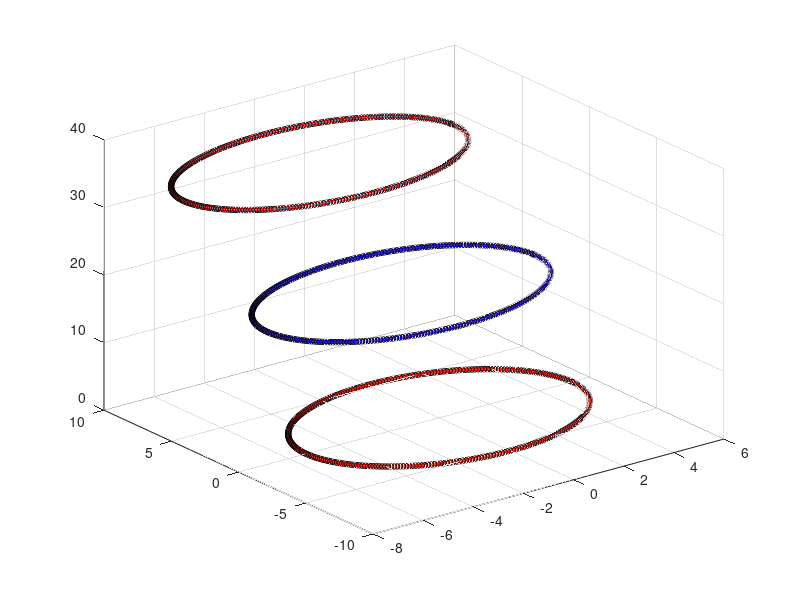

This figure's MATLAB source: (Note: this script raises an error after producing the figure.)
%% Inverse Dynamic Control of Cantilever Rod using Cosserat-Rod model (Actuation Forces + Gravity Force + External Forces)
%Azadeh version created 03/22/22
%Bending for grasping-Silicone
%Bias only variables (ud,vd) corresponding to 1 psi
%visialization: Silicone based soft robotic arm
%Actuating 2 segments for different direction of bending at the same time in simulation

%original Cosserat Code from Paper John Till, Caleb Rucker 2018
% Real-Time Dynamics of Soft and Continuum Robots based on Cosserat-Rod Models

function output= CantileverRod_control_uniform_sim_Both
%% Parameters - Section 2.1
global elapsedTime dL kapa L f_total l_total fseg lseg rhoAg ds C q t sim_result exp_result ud vd N kapa_out L_out Pressure_from_actuator pressure_of_tubes fenv lenv
% N L STEPS 
%% Video recording ()
% myVideo = VideoWriter('grasp'); %open video file
% myVideo.FrameRate = 1;  %can adjust this, 5 - 10 works well for me
% open(myVideo)
%% Time descretization
del_t = 1; % Time step= 0.01 is good ds=5ms
% del_t = 0.0250;
STEPS = 100;
T_period = 100;
t= zeros(STEPS,1);
%% Space discretezition
scale = 1;
physical_segment = 2;
decretized_sections = 1;
N = physical_segment*decretized_sections;      %40 ; Number of discretization for rod = 4 * number of nodes per segment
L0 = physical_segment*0.185*scale; % Length of rod %L>>r cross-section diameter or sqrt(A)
% L = L0;   moved to desired motion (controlling the extension) section 
ds = L0/N;    % Discretization of curve parameter and step size in RK4
dL = zeros(1,N+1);
%% Main input and outputs
sim_result = zeros(STEPS,25,N+1);
exp_result = zeros(STEPS,25,N+1);
% result = zeros(STEPS,25,N+1);
% state_out = zeros(STEPS,6,N+1);
kapa_out = zeros(STEPS,N+1);
L_out = zeros(STEPS,N+1);
% seg_num = zeros(physical_segment,1);
circle = zeros(301,3);  %visualization cylindrical view
p_c = zeros(301,3,N+1);  %the points of the arm on the cylindar serface
%% vectors directions in 3D
e1 = [ 1 ; 0 ; 0 ];
e2 = [ 0 ; 1 ; 0 ];
e3 = [ 0 ; 0 ; 1 ];
%% desired motions-initial
ud = zeros(STEPS,3,N+1);
vd = zeros(STEPS,3,N+1);

u_d = zeros(3,N+1);
ut_d = zeros(3,N+1);
utt_d = zeros(3,N+1); 

v_d = zeros(3,N+1); 
vt_d = zeros(3,N+1); 
vtt_d = zeros(3,N+1); 

kapa = zeros(1,N+1);
L = L0*ones(1,N+1);
% R = eye(3);
fseg = zeros(STEPS,3,N+1);
lseg = zeros(STEPS,3,N+1);
f_total = zeros(STEPS,3,N+1);
l_total = zeros(STEPS,3,N+1);
MPa_to_Psi = 0.000145038;
Pressure_from_actuator = zeros(STEPS,N*2);
pressure_of_tubes = [1,1,1,1;zeros(STEPS-1,N*2)];
%% External forces and torques to tip (free-end)- global frame
F_tip = zeros(STEPS,3); %0.001*9.81*[0 ; 0 ; 0 ]; % Force on tip based on gram
M_tip = zeros(STEPS,3); %[ 0 ; 0 ; 0 ]; % Momentum on tip
g = 1*[0 ; 0 ; -9.81] ; % Gravitational force
%% Boundary & Initial Conditions - Section 2.4   global frame
p0 = [ 0 ; 0 ; 0 ]; % Global position in cartesian coordinates
h0 = [ 1 ; 0 ; 0 ; 0 ]; % Quaternions for material orientation
q0 = [ 0 ; 0 ; 0 ]; % Velocity (linear) in the local frame (w.r.t time)
w0 = [ 0 ; 0 ; 0 ]; % Angular velocity in the local frame (w.r.t time)
n0 = [ 0 ; 0 ; 0 ]; % initial global internal force
m0 = [ 0 ; 0 ; 0 ]; % initial global internal moment
%% Dependent Parameter Calculations
rho = 800;   %507kg/m3 % 2330; % 1.3468e3;    % Hydrogel density=1.1 - Beam density=M(3e-3)/V(2.2275e-6)=1.3468e3
C=zeros(3,3);
r0 = 0.075*sqrt(2)/2;  % uniform arm radius (surface to the backbone)
r_segment_1_positive = 0.03*cos(pi/4)*2*-e2;   %sum of r1+r2 since P1A1=P2A2 seg1 [m]
r_segment_1_negative = 0.03*cos(pi/4)*2*e2;    %sum of r3+r4 since P3A3=P4A4 seg1 [m]
r_segment_2_positive = 0.03*cos(pi/4)*2*-e1;    %sum of r1+r2 since P1A1=P2A2 seg2 [m]
r_segment_2_negative = 0.03*cos(pi/4)*2*e1;    %sum of r3+r4 since P3A3=P4A4 seg2 [m]
%% Cross-section area
A0 = pi*r0^2;  %circular  %rectangular: beam_height*beam_width; % Cross-sectional area
radius_chamber= 0.01; %the pressure chamber radius [m]
A_chamber = pi*(radius_chamber)^2; %[m2]
%% Young modulus of Hydrogel beam, was E=(L=0.045/A=11*4.5e-6)*(2.2061)=2.005e3
Em = 0.27*10^6; %188*10^9;   %0.3*1000*scale^2*(0.0542*scale)/A0;  %E=6000 when L is not considered for rigidity
Gm = Em/(2*(1 + 0.4));   %Shear modulus (I added m to the name to avoid being mixed with G=[n;m])

Ixx = (pi/4)*r0^4;  %circular   %rectangular: (beam_height*beam_width^3)/12;
Iyy = (pi/4)*r0^4;  %circular   %rectangular: (beam_width*beam_height^3)/12;
Izz=Ixx+Iyy;
J = diag([Ixx  Iyy  Izz]); % Second mass moment of inertia tensor

Kse = diag([Gm*A0, Gm*A0, Em*A0]); % Stiffness matrix for shear(d1,d2) rigidity and extension(d3) or axial rigidity
Kbt = diag([Em*J(1,1), Em*J(2,2), Gm*J(3,3)]); % Stiffness matrix for bending(d1,d2)rigidity and twisting(d3) rigidity

% Bse = zeros(3); % viscous damping matrix for shear & extension
% Bbt = zeros(3); % viscous damping matrix for bending & torsion
tau=0; %2*1.5; %
Bse = Kse* diag([tau, tau, tau]);
Bbt = Kbt* diag([tau, tau, tau]);
%% BDF (backward diffrentiation formula) Coefficients 
%%(an implicit method of time derivative approximation)
%%Discretization in time for PDE (Section 2.2 Eq.(5)-b)
alpha=0;    %BDF2
% alpha=-0.5; %Trapezoidal
% alpha=-0.2; %found to be accurate and stable in Till 2019 paper
%d1 = alpha/(1+alpha); %alpha >> d1
c0 = (1.5+alpha)/(del_t*(1+alpha)); %c0 = 1.5/del_t; 
c1 = -2/del_t;
c2 = (0.5+alpha)/(del_t*(1+alpha)); %c2 = 0.5/del_t; 
%% Expressions extracted from simulation loop
vstar = [ 0 ; 0 ; 1]; % [ 0 ; 0 ; 1.0021];    % initial position velocity w.r.t arc length (local frame)
ustar = [ 0 ; 0 ; 0]; % [ 0 ; 0.2285 ; 0 ];   % initial curvature for a straight rod (rotation derivative w.r.t arc length) (local frame)
Kse_plus_c0_Bse_inv = (Kse+c0*Bse)^-1; % Eq.(7)-b
Kbt_plus_c0_Bbt_inv = (Kbt+c0*Bbt)^-1; % Eq.(7)-b
Kse_vstar = Kse*vstar; % Eq.(7)-b
Kbt_ustar = Kbt*ustar; % Eq.(7)-b
rhoA = rho*A0; % Eq.(7)-a
rhoJ = rho*J; % % Eq.(1)
rhoAg = rho*A0*g; % Eq.(7)-a
%% Initialize to straight configuration
% y and z are general variables as in Eq.(12) >> Generalized PDE
% y : = [ p ; h ; n ; m ; q ; w ] and z : = [ v ; u ]
y = [zeros(2,N+1); linspace(0,L0,N+1); zeros(16,N+1)] ;
z = [zeros(2,N+1); ones(1,N+1); zeros(3,N+1)];
% y = [0,0,0,1.0000,0,0,0,0.0024,-0.0000,33.9007,0.0000,1.2125,0.0000,0,0,0,0,0,0;
%     0.0044,0.0002,0.1855,-0.9997,-0.0012,-0.0229,-0.0000,-0.0000,0.0000,-0.0000,-0.0000,-0.0000,0.0000,0.0175,-0.0000,0.0041,0.0000,0.1836,0.0000]';
% z = [0,0,1,0,0,0;
%      0,0,1.0021,0,0.2285,0]';
y_prev = y;
z_prev = z;
%% Main Simulation Loop - Section 2.4
G = zeros(6,1) ; % Shooting method initial guess
% G = [0.0015;-0.0;50.6324;0.0;1.8613;0];
% recv = tcpserver("10.203.49.203",6666)
% sen = tcpclient("10.203.48.122",7777)
% datasize = 21;
% 
% x_bias_base = 0.1195;
% y_bias_base = -0.2160;
% z_bias_base = -0.0148;
% R_base_initial = [ 0.999994894425506	0.00282945208288510	0.00148503327615934
%           -0.00283053837013910	0.999995727640934	0.000729898906744846
%           -0.00148296171758197	-0.000734098623860707	0.999998630960940];
% 
% x_bias_segment_1 = 6.9800e-04-0.1195;
% y_bias_segment_1 = 1.100e-05+0.2160;
% z_bias_segment_1 = 0.1742+0.0148;
% R_seg1_initial  = [ 0.999988247023763	0.00482293658756138	-0.000495072736738072
%           -0.00484189743762402	0.998689345076428	-0.0509524097567496
%            0.000248683625977892	0.0509542080057039	0.998700959668592];
% 
% x_bias_segment_2 = 0.0024;
% y_bias_segment_2 = 0.0072;
% z_bias_segment_2 = 0.3726;
% R_seg2_initial  = [ 0.999977539521966	0.00649614655896355	-0.00164940337093299
%           -0.00649176281125072	0.999975418638040	0.00264936507100044
%            0.00166657349014112	-0.00263859802953029	0.999995130154763];
%%
for i = 1:STEPS
    i
    tic;
    t(i)= (i-1) * del_t; 
    pd_data = pressure_of_tubes(i,:);
    for k=1:4
        if pd_data(k)>=30
            pd_data(k)=30;
        elseif pd_data(k)<=0
            pd_data(k)=0;
        end
    end
%     write(sen,pd_data)
% %     if i==1
% %         pd_data = 1;
% %         write(sen,pd_data)
% %         java.lang.Thread.sleep(1000)
% %     else
% %         pd_data = pressure_of_tubes(i);
% %         write(sen,pd_data)
% %     end
% % I can either add a bias in pressure_of_tubes(i-1) or write only if pd_data>=bias
% %         write(sen,pd_data)
% %         java.lang.Thread.sleep(500)
    %% main original code solving the coesserat rod forward dynamics
%         mocap_data = read(recv,datasize,"double");
%      if size(mocap_data)>0
%        position_global_base = mocap_data(1:3)-[x_bias_base,y_bias_base,z_bias_base];
%        position_global_segment_1 = mocap_data(8:10)-[x_bias_segment_1,y_bias_segment_1,0]-position_global_base;
%        position_global_segment_2 = mocap_data(15:17)-[x_bias_segment_2,y_bias_segment_2,0]-position_global_base;
% 
%        %Calculating the Rzyx from quaternion directly
% %        h_0 = mocap_data(4:7)';
% %        h1 = h_0(1); h2 = h_0(2); h3 = h_0(3); h4 = h_0(4);
% %        R_base = eye(3)+ 2/( h_0'*h_0 )* ...
% %             [-h3^2- h4^2 , h2*h3 - h4*h1 , h2*h4+h3*h1;
% %             h2*h3+h4*h1 , -h2^2 - h4^2 , h3*h4 - h2*h1;
% %             h2*h4 - h3*h1 , h3*h4 + h2*h1 , -h2^2 - h3^2];
%        %rotation of segment 1 from it's quaternion
%        h_1 = mocap_data(11:14)';
%        h1 = h_1(1); h2 = h_1(2); h3 = h_1(3); h4 = h_1(4);
%        R_seg1 = eye(3)+ 2/( h_1'*h_1 )* ...
%             [-h3^2- h4^2 , h2*h3 - h4*h1 , h2*h4+h3*h1;
%             h2*h3+h4*h1 , -h2^2 - h4^2 , h3*h4 - h2*h1;
%             h2*h4 - h3*h1 , h3*h4 + h2*h1 , -h2^2 - h3^2];
%        %rotation of segment 2 from it's quaternion
%        h_2 = mocap_data(18:21)';
%        h1 = h_2(1); h2 = h_2(2); h3 = h_2(3); h4 = h_2(4);
%        R_seg2 = eye(3)+ 2/( h_2'*h_2 )* ...
%             [-h3^2- h4^2 , h2*h3 - h4*h1 , h2*h4+h3*h1;
%             h2*h3+h4*h1 , -h2^2 - h4^2 , h3*h4 - h2*h1;
%             h2*h4 - h3*h1 , h3*h4 + h2*h1 , -h2^2 - h3^2];
% 
%        %global to local transform
%        position_local_segment_1 = (R_seg1_initial'*R_seg1)'*position_global_segment_1';
%        position_local_segment_2 = (R_seg2_initial'*R_seg2)'*position_global_segment_2';
% 
%         %curvature_about_y_axis 
%         if abs(position_local_segment_1(1))<=0.00000001
%             kapa(2)=0;
%             dL(2)=0;
%             L(2) = position_local_segment_1(3);
%         else       
%             kapa(2) = -(1)*2*position_local_segment_1(1)/(position_local_segment_1(1)^2+position_local_segment_1(3)^2);              
%             L(2) = (2/kapa(2))*atan2(-position_local_segment_1(1),position_local_segment_1(3));
%             dL(2) = L(2)-L0/N;
%         end
%          %curvature_about_x_axis 
%         if abs(position_local_segment_2(2))<=0.00000001
%             kapa(3)=0;
%             dL(3)=0;
%             L(3) = position_local_segment_2(3);
%         else       
%             %curvature_about_y_axis 
%             kapa(3) = -(1)*2*position_local_segment_2(2)/(position_local_segment_2(2)^2+position_local_segment_2(3)^2);              
%             L(3) = (2/kapa(3))*atan2(-position_local_segment_2(2),position_local_segment_2(3));
%             dL(3) = L(3)-L0/N;
%         end
% %         y(1:3,1) = position_global_base';
%         y(1:3,2) = position_global_segment_1';
%         y(1:3,3) = position_global_segment_2';
% %         y(4:7,1) = h_0;
%         y(4:7,2) = h_1;
%         y(4:7,3) = h_2;
% 
%         z(3,2) = 1+dL(2)/L(2);
%         z(3,3) = 1+dL(3)/L(3);
%         
%         z(5,2) = kapa(2);   %uy changes for segment 1
%         z(4,3) = kapa(3);   %ux changes for segment 2
%        
%         exp_result(i,:,:) = [y;z];    %saving results
%         kapa_out(i,:) = kapa;
%         L_out(i,:) = L;
% 
%         t_c = 0:pi/150:2*pi;
%         for counter = 1:length(t_c)
%             x_c = r0*cos(t_c(counter));
%             y_c = r0*sin(t_c(counter));
%             z_c = 0;
%             circle(counter,:) = [x_c;y_c;z_c]; 
%             p_c(counter,:,1) = [r0*cos(t_c(counter));r0*sin(t_c(counter));0];   %first segment's first point
%             p_c(counter,:,2) = (y(1:3,2)+R_seg1*circle(counter,:)');
%             p_c(counter,:,3) = (y(1:3,3)+R_seg2*circle(counter,:)');
%         end
% 
%         plotRobot();
        % Set history terms - Eq.(5)-b
        % y_prev ~ _()^(i-2)y(t)
        yh = c1*y + c2*y_prev;
        zh = c1*z + c2*z_prev;
        %store from previous step for the next step
        y_prev = y;
        z_prev = z;
        
        % Midpoints are linearly interpolated for RK4
        yh_int = 0.5*(yh(:, 1:end-1) + yh(:, 2:end));
        zh_int = 0.5*(zh(:, 1:end-1) + zh(:, 2:end));
        %Standard Simple Shooting Method (SSM) using fsolve 
        %New G is going to be used in the next timing step by sim
        G = fsolve(@getResidual,G); 
        sim_result(i,:,:) = [y;z]; 
        plotRobot();
        %New pressure will be used in the next timing step by exp
        %I can either add a bias here or write only if pd_data>=bias
        pressure_of_tubes(i+1,4) = MPa_to_Psi*Pressure_from_actuator(i,1); %positive y
        pressure_of_tubes(i+1,3) = MPa_to_Psi*Pressure_from_actuator(i,2); %negative y
        pressure_of_tubes(i+1,2) = MPa_to_Psi*Pressure_from_actuator(i,3); %negative x
        pressure_of_tubes(i+1,1) = MPa_to_Psi*Pressure_from_actuator(i,4); %positive x

        elapsedTime(i,1)=toc;
%      end
end
%% getResidual Function
    function E = getResidual(G)   %takes initial guess and calculate E, give it to next step as a new guess
        %Reaction force and moment are guessed values
        n0 = G(1:3); m0 = G(4:6);
%         initial_guess(i,:) = G;
        %Cantilever boundary condition-initial point
        y(:,1) = [p0; h0; n0; m0; q0; w0] ; 
        %Fourth-Order Runge-Kutta Integration 
        %(implicit integrating scheme) semi-discretized model: space not time
        for j = 1:N
            yj = y(:,j) ; %yhj_int = yh_int(:,j); %ythj_int = yth_int(:,j);
            [k1, z(:,j+1), ~] = ODE(yj, yh(:,j), zh(:,j),j);
            [k2, ~, ~] = ODE(yj + k1*ds/2, yh_int(:,j), zh_int(:, j), j);
            [k3, ~, ~] = ODE(yj + k2*ds/2, yh_int(:,j), zh_int(:, j), j);
            [k4, ~, R] = ODE(yj + k3*ds , yh(:,j+1), zh(:,j+1), j);
            %where y is calculated using RK4 spatial integration
            y(:, j+1) = yj + ds*(k1 + 2*(k2+k3) + k4)/6 ;
            %y(:, j+1) = yj + ds*k1; % Euler's Method (explicit time integrating method)
            
            t_c = 0:pi/150:2*pi;
            for counter = 1:length(t_c)
                x_c = r0*cos(t_c(counter));
                y_c = r0*sin(t_c(counter));
                z_c = 0;
                circle(counter,:) = [x_c;y_c;z_c]; 
                p_c(counter,:,1) = [r0*cos(t_c(counter));r0*sin(t_c(counter));0];
                p_c(counter,:,j+1) = y(1:3,j+1)+R*circle(counter,:)';
            end

        end

        nL = y(8:10, N+1); mL = y(11:13 ,N+1);
        F_tip(i,:) = [0;0;0]'+ fseg(i,:,end);   % rhoAg'- (R*C*q.*abs(q))'
        M_tip(i,:) = [0;0;0]'+ lseg(i,:,end);  
        E = [F_tip(i,:)'-nL; M_tip(i,:)'-mL]; 
%         free_end(i,:) = E;
    end

%% ODE Function Eq.(12)-b - solving PDE/ODE 
    function [ys, z, R] = ODE(y, yh, zh, node)
        %% discritization and segment relationship based on 4 real segments
        if mod(node,N/physical_segment)==0
            segment = node/(N/physical_segment);
%             seg_num(segment,1) = node;
        else
            segment = 1+(node-mod(node,N/physical_segment))/(N/physical_segment);
        end
        %% defining initial input data to the segment for inverse loop coming from previous forward loop
        %at time step i for seg j
        p = y(1:3);
        h = y(4:7); 
        n = y(8:10); 
        m = y(11:13);
        q = y(14:16); 
        w = y(17:19);
        vh = zh(1:3); 
        uh = zh(4:6);
        %Quaternion to Rotation - Eq.(10)- Kinematics - Task space variables
        h1 = h(1); h2 = h(2); h3 = h(3); h4 = h(4);
        R = eye(3)+ 2/( h'*h )* ...
            [-h3^2- h4^2 , h2*h3 - h4*h1 , h2*h4+h3*h1;
            h2*h3+h4*h1 , -h2^2 - h4^2 , h3*h4 - h2*h1;
            h2*h4 - h3*h1 , h3*h4 + h2*h1 , -h2^2 - h3^2];
        %% this is actually the main forward dynamic calculation (force/moment to motion)
        %Solved - Eq.(6)- Constitutive Law - Configuration space variables-local frame
        v = Kse_plus_c0_Bse_inv*(R'*n + Kse_vstar - Bse*vh);
        u = Kbt_plus_c0_Bbt_inv*(R'*m + Kbt_ustar - Bbt*uh);
%         u(2) = kapa(node+1);
%         v(3) = 1+dL(node+1)/L0;
        %% the rest...
        z = [v; u];
        %Time Derivatives - Eq.(5)-- BDF-alpha- an implicit method
        %using backward diffrentiation method 
        yt = c0*y + yh; % derivative wrt time
        zt = c0*z + zh; % derivative wrt time
        vt = zt(1:3); % derivative wrt time
        ut = zt(4:6); % derivative wrt time
        qt = yt(14:16); % derivative wrt time
        wt = yt(17:19); % derivative wrt time
        %% The final input to the robotic arm 
        %%these data are the arc length spatial derivatives in order to be used in RK4 integrator
        %Rod State Derivatives - Eq.(7) - Dynamics
        %diff. kinematics calculations for final Cosserat PDE equations
        ps = R*v;
        Rs = R*[0, -u(3), u(2);
                u(3), 0, -u(1);
                -u(2), u(1), 0];  %cross(R,u) or R*uhat;
            
        %% Weight and Square-Law-Drag - Eq.(3)
%          fenv(i,:) = rhoAg ;%- R*C*q.*abs(q); %without water drag effect  
%          lenv(i,:) = cross(R*ds*e3,fenv(i,:));
        %% when external loads being applied (like from the object being detected by FSR)
%         fext = [0;0;0];   %external force to the segment (constant and global)
%         lext = cross(fext,[0;0;0]);   %external moment to the segment (constant and global)
       %% PD control-shear -part of solving inverse dynamics- global frame- where we close the loop
        grasp(segment);
        ud(i,:,node+1) = u_d;
        vd(i,:,node+1) = v_d;
%             if segment==1
%                 ds=L0_1;
%             elseif segment==2
%                 ds=L0_2;
%             end
            f_total(i,:,segment) = 25*R*(Kse*(v_d-v) + Bse*(vt_d-vt)); 
            fenv(i,:) = rhoAg ;  

            l_total(i,:,segment) = 25*R*(Kbt*(u_d-u) + Bbt*(ut_d-ut)); 
            lenv(i,:) = cross(R*ds*e3,fenv(i,:));

%             fseg(i,:,segment) = [0;0;f_total(i,3,segment)] - fenv(i,:)'; 
%             lseg(i,:,segment) = [0;l_total(i,2,segment);0] - lenv(i,:)'; 

%             direction_of_segment_moment = R*e3;
%             Pressure_from_actuator(i,:) = direction_of_segment_moment'*fseg(i,:,segment)'/(4*A_chamber);
             
        if segment==2
             fseg(i,:,segment) = [0;0;f_total(i,3,segment)] - fenv(i,:)'; 
             lseg(i,:,segment) = [l_total(i,1,segment);0;0] ;%- lenv(i,:)'; 
             if lseg(i,1,segment) >= 0
                 r2=r_segment_1_negative;
                 direction_of_segment_moment = 2*cross(p,R*e3)+cross(R*r2,R*e3);
                 Pressure_from_actuator(i,2) = direction_of_segment_moment'*lseg(i,:,segment)'/(A_chamber);
             else
                 r1=r_segment_1_positive;
                 direction_of_segment_moment = 2*cross(p,R*e3)+cross(R*r1,R*e3);
                 Pressure_from_actuator(i,1) = direction_of_segment_moment'*lseg(i,:,segment)'/(A_chamber);
             end

         elseif segment==1
             fseg(i,:,segment) = [0;0;f_total(i,3,segment)] - fenv(i,:)'; 
             lseg(i,:,segment) = [0;l_total(i,2,segment);0] ;%- lenv(i,:)'; 
             if lseg(i,2,segment) >=0
                 r3=r_segment_2_positive;
                 direction_of_segment_moment = 2*cross(p,R*e3)+cross(R*r3,R*e3);
                 Pressure_from_actuator(i,3) = direction_of_segment_moment'*lseg(i,:,segment)'/(A_chamber);
             else
                 r4=r_segment_2_negative;
                 direction_of_segment_moment = 2*cross(p,R*e3)+cross(R*r4,R*e3);
                 Pressure_from_actuator(i,4) = direction_of_segment_moment'*lseg(i,:,segment)'/(A_chamber);
             end
         end
 
%         direction_of_segment_force = Rs*e3  %*PiAi=fp = fseg
%         direction_of_segment_moment = R*(cross(2*v+cross(u,r),e3)+cross(r,cross(u,e3)))  %*PiAi=lp =lseg
         %% this is actually the main inverse dynamic calculation (motion to force/moment)
%         % n=R*(Kse*(v-vstar)+Bse*vt) %global frame
%         % m=R*(Kbt*(u-ustar)+Bbt*ut) %global frame
%% calculating the input to the segment for the next loop considering all dynamics 
        ns = R*rhoA*(cross(w,q)+qt)  - fenv(i,:)' ;%- fseg(i,:,segment)' - fenv(i,:)'; 
        ms = R*(cross(w,rhoJ*w) + rhoJ*wt) - cross(ps,n) - lseg(i,:,segment)';%-lenv(i,:)';        
        %compatibility
        qs = vt - cross(u , q) + cross(w, v) ;
        ws = ut - cross(u ,w) ;
        %Quaternion Derivative - Eq.(9)
        hs = [0, -u(1), -u(2), -u(3);
              u(1), 0, u(3), -u(2);
              u(2), -u(3), 0 , u(1);
              u(3), u(2), -u(1), 0]*h/2;
        ys = [ps; hs; ns; ms; qs; ws];   %the segments' tip data at this time step
    end
%% Grasp related input definition, switching conditions based on sensor feedback 
    function grasp(segment)

        
        frequency = 2*pi/T_period; 

      if segment==2
                 if i<=50
                     u_gain= -1.5; %6/physical_segment;
                     u_bias= -0.547;
                     u_xd =  u_bias+(u_gain-u_bias)*sin(frequency*t(i))^2; %exp(alpha*t(i)); %
                     ut_xd = (u_gain-u_bias)*2*frequency*cos(frequency*t(i))*sin(frequency*t(i)); %alpha*exp(alpha*t(i));
                     utt_xd = (u_gain-u_bias)*2*frequency^2*(cos(frequency*t(i))^2-sin(frequency*t(i))^2);%alpha*alpha*exp(alpha*t(i));

                 else
                     u_gain= 1.5; %6/physical_segment;
                     u_bias= -0.547;
                     u_xd =  u_bias+(u_gain-u_bias)*sin(frequency*t(i-50))^2; %exp(alpha*t(i)); %
                     ut_xd = (u_gain-u_bias)*2*frequency*cos(frequency*t(i-50))*sin(frequency*t(i-50)); %alpha*exp(alpha*t(i));
                     utt_xd = (u_gain-u_bias)*2*frequency^2*(cos(frequency*t(i-50))^2-sin(frequency*t(i-50))^2);%alpha*alpha*exp(alpha*t(i));

                 end
%                  v_gain = 1;
             
%                  u_xd =  u_bias+(u_gain-u_bias)*sin(frequency*t(i))^2; %exp(alpha*t(i)); %
%                  ut_xd = (u_gain-u_bias)*2*frequency*cos(frequency*t(i))*sin(frequency*t(i)); %alpha*exp(alpha*t(i));
%                  utt_xd = (u_gain-u_bias)*2*frequency^2*(cos(frequency*t(i))^2-sin(frequency*t(i))^2);%alpha*alpha*exp(alpha*t(i));

%                  u_xd = 0; 
%                  ut_xd = 0;
%                  utt_xd = 0; 

                 u_yd = 0; 
                 ut_yd = 0;
                 utt_yd = 0; 

                 u_zd = 0; 
                 ut_zd = 0; 
                 utt_zd = 0;


                 v_zd = 1;
                 vt_zd = 0;
                 vtt_zd = 0;

     elseif segment==1
                 if i<=50
                     u_gain= -1.5; %6/physical_segment;
                     u_bias= -0.547 ;% 0;%.273;  %
                     u_yd = u_bias+(u_gain-u_bias)*sin(frequency*t(i))^2; %exp(alpha*t(i)); %
                     ut_yd = (u_gain-u_bias)*2*frequency*cos(frequency*t(i))*sin(frequency*t(i)); %alpha*exp(alpha*t(i));
                     utt_yd = (u_gain-u_bias)*2*frequency^2*(cos(frequency*t(i))^2-sin(frequency*t(i))^2);%alpha*alpha*exp(alpha*t(i));

                 else
                     u_gain= 1.5; %6/physical_segment;
                     u_bias= -0.547;%.273;
                     u_yd =  u_bias+(u_gain-u_bias)*sin(frequency*t(i-50))^2; %exp(alpha*t(i)); %
                     ut_yd = (u_gain-u_bias)*2*frequency*cos(frequency*t(i-50))*sin(frequency*t(i-50)); %alpha*exp(alpha*t(i));
                     utt_yd = (u_gain-u_bias)*2*frequency^2*(cos(frequency*t(i-50))^2-sin(frequency*t(i-50))^2);%alpha*alpha*exp(alpha*t(i));

                 end

                 u_xd = 0; 
                 ut_xd = 0;
                 utt_xd = 0; 

                 u_zd = 0; 
                 ut_zd = 0; 
                 utt_zd = 0;

 %               v_gain = 1;            
                 v_zd = 1;
                 vt_zd = 0;
                 vtt_zd = 0;
      end
    %% input command for bending (u_x,u_y) and torsion (u_z)-one at an experiment
        u_d = [u_xd;u_yd;u_zd];
        ut_d = [ut_xd;ut_yd;ut_zd];
        utt_d = [utt_xd;utt_yd;utt_zd];
        
        v_d = [0;0;v_zd];  %1.1*t(i)/STEPS
        vt_d = [0;0;vt_zd];
        vtt_d = [0;0;vtt_zd];
    end
%% Visualization of the robotic arm been drawn in real-time 
    function plotRobot()
        
%         p_c(:,:,1) = circle(:,:);   %first segment's first point
%         p_c(:,:,N+1) = p_c(:,:,N);    %last segment's last point
        for j=1:N+1
            p_c1(j,:) = p_c(:,1,j)';
            p_c2(j,:) = p_c(:,2,j)';
            p_c3(j,:) = p_c(:,3,j)';
%         end
%         for j=1:N+1
        
            if j<= N/physical_segment
                
                 plot3(100*p_c1(j,:), 100*p_c2(j,:), 100*p_c3(j,:),'Color',[1 0 0],'LineWidth',3);
    
            elseif j<= 2*N/physical_segment
                
                 plot3(100*p_c1(j,:), 100*p_c2(j,:), 100*p_c3(j,:),'Color',[0 0 1],'LineWidth',3);
                 
            elseif j<= 3*N/physical_segment
    
                 plot3(100*p_c1(j,:), 100*p_c2(j,:), 100*p_c3(j,:),'Color',[1 0 0],'LineWidth',3);
                 
            else
    
                 plot3(100*p_c1(j,:), 100*p_c2(j,:), 100*p_c3(j,:),'Color',[0 0 1],'LineWidth',3);
                 
            end          
            hold on;
            if mod(j-1,N/physical_segment)==0
                    plot3(100*p_c1(j,:), 100*p_c2(j,:), 100*p_c3(j,:),'Marker','o','Markersize',4,'MarkerEdgeColor','k'); %'Color',[1 0 0],'LineWidth',1,
            end
        end
    
    %             hold on;
    %             hold off;
                grid on;          
                ax = gca;
                ax.XDir = 'reverse';
                ax.YDir = 'reverse';
                ax.ZDir = 'normal';
                axis([-50 50 -50 50 0  50]) ;
                xlabel('X(cm)');ylabel('Y(cm)');zlabel('Z(cm)');
    %           daspect ([ 2 1 1 ]); 
                view(15,10);
    %             view(15,10);
    %             view(-150,20);
                drawnow;
    %             if i==1
    %                 savefig('shearg1.fig')
    %             elseif i==3
    %                 savefig('shearg2.fig')
    %             elseif i==8
    %                 savefig('shearg3.fig')
    %             elseif i==10
    %                 savefig('shearg4.fig')
    %             end
                hold off;
        %get frame
%         frame = getframe(gcf);
%         writeVideo(myVideo, frame);
    end
%   close(myVideo)
output= sim_result; %[sim_result;exp_result];
i
end